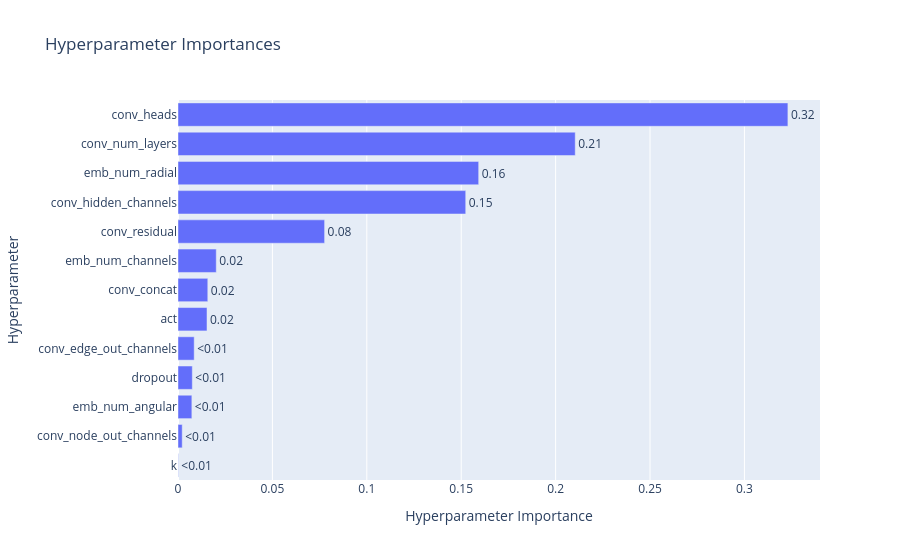

Notebook source saved alongside this figure:
### Code cell
optuna.visualization.plot_param_importances(study).show()

### Figure 1 — Plotly figure (JSON) as saved in the notebook; plotly's stock layout.template omitted (floating-point values rounded to 4 significant figures)
{"data": [{"cliponaxis": false, "hovertemplate": ["k (IntDistribution): 0.0001514768722692647<extra></extra>", "conv_node_out_channels (CategoricalDistribution): 0.002234479012205339<extra></extra>", "emb_num_angular (CategoricalDistribution): 0.0073430199500477515<extra></extra>", "dropout (FloatDistribution): 0.00758334788955148<extra></extra>", "conv_edge_out_channels (CategoricalDistribution): 0.008574311232581532<extra></extra>", "act (CategoricalDistribution): 0.015362538226791816<extra></extra>", "conv_concat (CategoricalDistribution): 0.01577694284683782<extra></extra>", "emb_num_channels (CategoricalDistribution): 0.020262940846065954<extra></extra>", "conv_residual (CategoricalDistribution): 0.07765007230372059<extra></extra>", "conv_hidden_channels (CategoricalDistribution): 0.1523910464757676<extra></extra>", "emb_num_radial (CategoricalDistribution): 0.15925183891652248<extra></extra>", "conv_num_layers (IntDistribution): 0.21039202871094398<extra></extra>", "conv_heads (CategoricalDistribution): 0.3230259567166945<extra></extra>"], "name": "Objective Value", "orientation": "h", "text": ["<0.01", "<0.01", "<0.01", "<0.01", "<0.01", "0.02", "0.02", "0.02", "0.08", "0.15", "0.16", "0.21", "0.32"], "textposition": "outside", "type": "bar", "x": [0.0001515, 0.002234, 0.007343, 0.007583, 0.008574, 0.01536, 0.01578, 0.02026, 0.07765, 0.1524, 0.1593, 0.2104, 0.323], "y": ["k", "conv_node_out_channels", "emb_num_angular", "dropout", "conv_edge_out_channels", "act", "conv_concat", "emb_num_channels", "conv_residual", "conv_hidden_channels", "emb_num_radial", "conv_num_layers", "conv_heads"]}], "layout": {"title": {"text": "Hyperparameter Importances"}, "xaxis": {"title": {"text": "Hyperparameter Importance"}}, "yaxis": {"title": {"text": "Hyperparameter"}}}}
